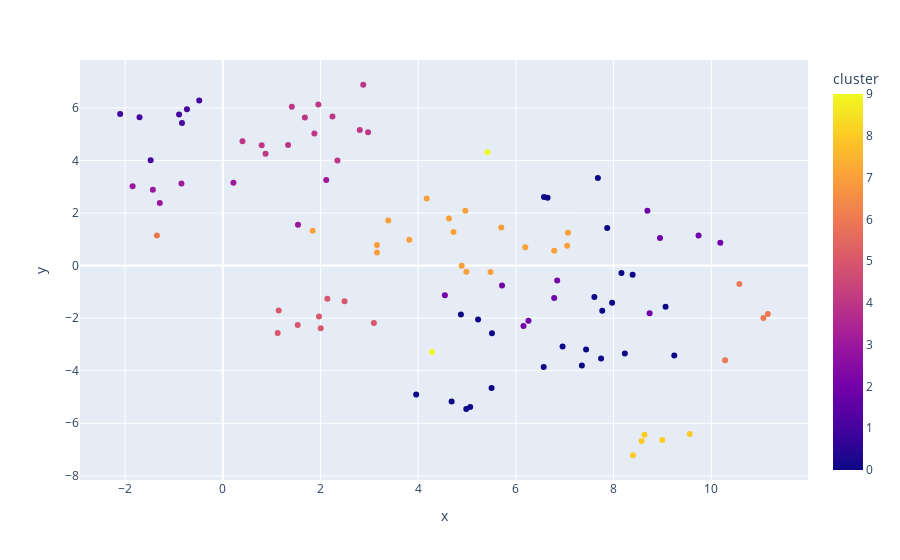

Here is the notebook cell this chart was saved with:
### Code cell
fig = px.scatter(
    projection, x='x', y='y', color='cluster', hover_data=['genre'],
    color_discrete_sequence=px.colors.qualitative.Set1  # Use a color sequence from Plotly
)

fig.show()

### Figure 1 — Plotly figure (JSON) as saved in the notebook; plotly's stock layout.template omitted (floating-point values rounded to 4 significant figures)
{"data": [{"customdata": [["french"], ["french"], ["black-metal"], ["techno"], ["ambient"], ["opera"], ["guitar"], ["ska"], ["gospel"], ["german"], ["groove"], ["samba"], ["pop-film"], ["comedy"], ["piano"], ["techno"], ["power-pop"], ["rock-n-roll"], ["tango"], ["punk"], ["new-age"], ["samba"], ["ambient"], ["psych-rock"], ["dancehall"], ["alt-rock"], ["dub"], ["black-metal"], ["goth"], ["spanish"], ["progressive-house"], ["classical"], ["tango"], ["emo"], ["breakbeat"], ["death-metal"], ["trip-hop"], ["heavy-metal"], ["breakbeat"], ["spanish"], ["breakbeat"], ["psych-rock"], ["hardcore"], ["party"], ["opera"], ["tango"], ["trance"], ["deep-house"], ["opera"], ["forro"], ["k-pop"], ["heavy-metal"], ["party"], ["ambient"], ["funk"], ["german"], ["cantopop"], ["folk"], ["power-pop"], ["punk"], ["industrial"], ["new-age"], ["gospel"], ["techno"], ["electro"], ["gospel"], ["comedy"], ["metal"], ["sleep"], ["spanish"], ["hard-rock"], ["grindcore"], ["alt-rock"], ["industrial"], ["rock-n-roll"], ["hardcore"], ["metal"], ["black-metal"], ["grindcore"], ["spanish"], ["edm"], ["singer-songwriter"], ["groove"], ["cantopop"], ["heavy-metal"], ["spanish"], ["ambient"], ["french"], ["progressive-house"], ["goth"], ["drum-and-bass"], ["tango"], ["chill"], ["country"], ["sleep"], ["dub"], ["salsa"], ["romance"], ["minimal-techno"], ["classical"]], "hovertemplate": "x=%{x}<br>y=%{y}<br>genre=%{customdata[0]}<br>cluster=%{marker.color}<extra></extra>", "legendgroup": "", "marker": {"color": [3, 7, 2, 9, 1, 4, 3, 0, 4, 7, 0, 1, 4, 8, 4, 0, 0, 0, 4, 0, 1, 0, 1, 3, 7, 7, 0, 2, 2, 7, 5, 7, 3, 2, 0, 0, 5, 5, 0, 0, 8, 7, 2, 0, 1, 4, 0, 8, 4, 0, 0, 2, 7, 1, 7, 8, 0, 7, 7, 7, 3, 6, 0, 0, 1, 8, 6, 6, 6, 6, 9, 2, 0, 0, 2, 2, 7, 5, 2, 7, 7, 4, 5, 4, 0, 0, 0, 4, 5, 2, 7, 4, 7, 4, 3, 5, 0, 4, 5, 3], "coloraxis": "coloraxis", "symbol": "circle"}, "mode": "markers", "name": "", "orientation": "v", "showlegend": false, "type": "scatter", "x": [-1.431, 4.175, 8.692, 4.286, -2.1, 2.875, 1.54, 6.57, 1.337, 6.785, 7.97, -0.482, 0.7965, 8.632, 0.4037, 5.065, 6.649, 6.576, 2.804, 8.231, -1.476, 5.511, -1.704, 0.2186, 3.157, 7.066, 3.959, 6.785, 4.546, 7.05, 2.141, 1.841, 2.118, 8.951, 7.769, 6.956, 1.534, 3.094, 8.161, 7.679, 8.398, 3.156, 8.738, 8.391, -0.7328, 2.975, 4.985, 8.997, 0.8764, 9.243, 7.351, 5.717, 5.701, -0.8345, 4.892, 8.575, 7.607, 4.967, 4.987, 3.818, -1.289, 10.28, 9.065, 5.503, -0.8939, 9.559, 11.16, 10.58, -1.347, 11.07, 5.418, 10.19, 7.438, 7.87, 6.258, 6.156, 6.192, 1.144, 9.74, 4.723, 4.631, 2.246, 1.124, 1.875, 5.227, 7.745, 4.685, 1.681, 2.493, 6.846, 5.483, 2.347, 3.389, 1.414, -1.845, 1.97, 4.875, 1.957, 2.005, -0.8457], "xaxis": "x", "y": [2.891, 2.55, 2.088, -3.287, 5.771, 6.882, 1.554, -3.859, 4.585, 0.5644, -1.413, 6.286, 4.576, -6.44, 4.733, -5.378, 2.579, 2.607, 5.159, -3.34, 4.012, -2.573, 5.641, 3.152, 0.4941, 1.25, -4.905, -1.235, -1.132, 0.7526, -1.263, 1.327, 3.256, 1.05, -1.714, -3.079, -2.262, -2.183, -0.2784, 3.335, -7.216, 0.7815, -1.813, -0.3472, 5.945, 5.077, -5.452, -6.632, 4.261, -3.419, -3.8, -0.757, 1.452, 5.423, -0.0008844, -6.677, -1.19, 2.087, -0.2327, 0.9808, 2.386, -3.601, -1.565, -4.659, 5.746, -6.405, -1.846, -0.6976, 1.146, -1.997, 4.315, 0.8722, -3.196, 1.435, -2.096, -2.298, 0.6998, -1.712, 1.141, 1.281, 1.794, 5.669, -2.569, 5.029, -2.055, -3.533, -5.17, 5.637, -1.352, -0.5676, -0.2417, 3.996, 1.718, 6.047, 3.015, -1.941, -1.858, 6.128, -2.384, 3.123], "yaxis": "y"}], "layout": {"autosize": true, "coloraxis": {"colorbar": {"title": {"text": "cluster"}}, "colorscale": [[0, "#0d0887"], [0.1111, "#46039f"], [0.2222, "#7201a8"], [0.3333, "#9c179e"], [0.4444, "#bd3786"], [0.5556, "#d8576b"], [0.6667, "#ed7953"], [0.7778, "#fb9f3a"], [0.8889, "#fdca26"], [1, "#f0f921"]]}, "legend": {"tracegroupgap": 0}, "margin": {"t": 60}, "xaxis": {"anchor": "y", "autorange": true, "domain": [0, 1], "range": [-2.917, 11.97], "title": {"text": "x"}, "type": "linear"}, "yaxis": {"anchor": "x", "autorange": true, "domain": [0, 1], "range": [-8.308, 7.973], "title": {"text": "y"}, "type": "linear"}}}
